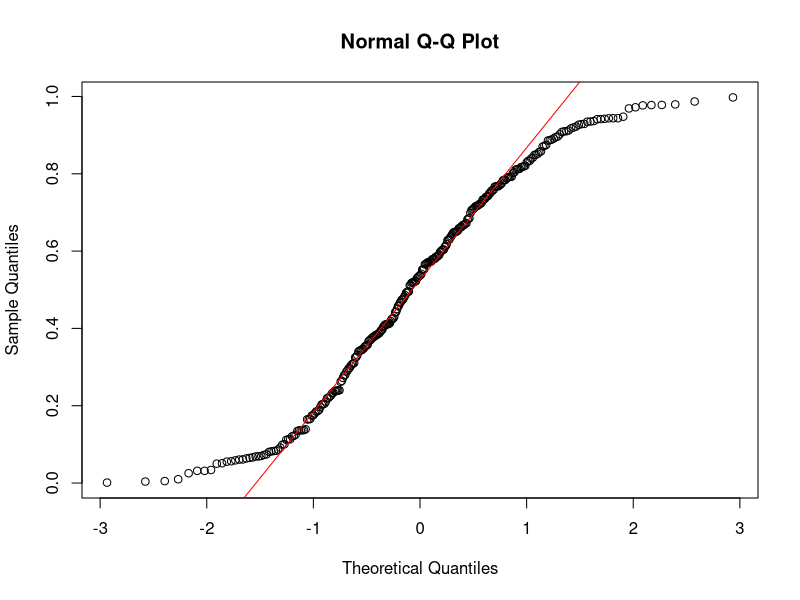
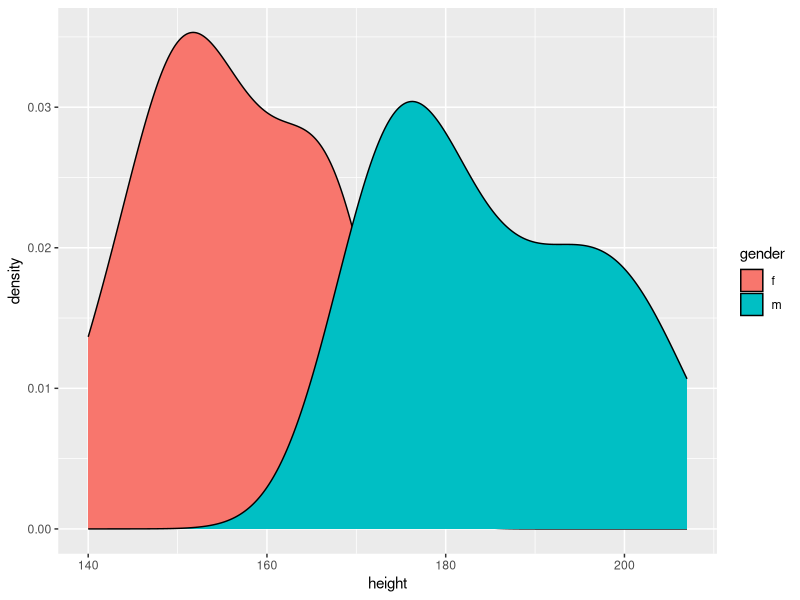

These figures' R source, in order:
## ---- chunk 1
knitr::opts_chunk$set(echo = FALSE)
library("nortest")
library("ggplot2")
## ---- chunk 2
data <- runif(8, 95.1, 101.5)
## ---- chunk 3
cvm.test(data)
## ---- chunk 4
ad.test(data)
## ---- chunk 5
data <- runif(300)
## ---- chunk 6
shapiro.test(data)
## ---- chunk 7
qqnorm(data)
qqline(data, col = "red")
## ---- chunk 8
mHeight <- sample(170:207, 15)
fHeight <- sample(140:180, 10)
height <- c(mHeight, fHeight)
gender <- c(rep("m", 15), rep("f", 10))
myFrame <- data.frame(height <- height, gender <- gender)
t.test(myFrame$height, mu=180)

## ---- chunk 9
height <- sample(140:207, 30)
gender <- c()
for(i in height)
{
  if(i < 170)
  {
    gender = c(gender, "f")
  }
  else
  {
    gender = c(gender, "m")
  }
}
myFrame <- data.frame(height <- height, gender <- gender)
## ---- chunk 10
var_f <- with(myFrame, height[gender == "f"])
var_m <- with(myFrame, height[gender == "m"])
t.test(var_f, var_m)
## ---- chunk 11
ggplot(myFrame, aes(x = height, fill = gender)) + geom_density()
